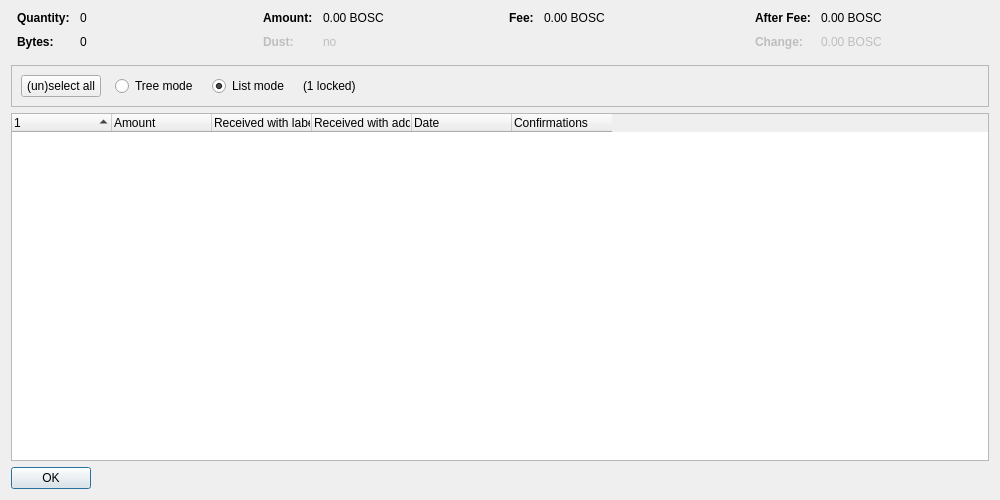
<?xml version="1.0" encoding="UTF-8"?>
<ui version="4.0">
 <class>CoinControlDialog</class>
 <widget class="QDialog" name="CoinControlDialog">
  <property name="geometry">
   <rect>
    <x>0</x>
    <y>0</y>
    <width>1000</width>
    <height>500</height>
   </rect>
  </property>
  <property name="windowTitle">
   <string>Coin Selection</string>
  </property>
  <layout class="QVBoxLayout" name="verticalLayout">
   <item>
    <layout class="QHBoxLayout" name="horizontalLayoutTop" stretch="0,0,0,0">
     <property name="topMargin">
      <number>0</number>
     </property>
     <property name="bottomMargin">
      <number>10</number>
     </property>
     <item>
      <layout class="QFormLayout" name="formLayoutCoinControl1">
       <property name="horizontalSpacing">
        <number>10</number>
       </property>
       <property name="verticalSpacing">
        <number>10</number>
       </property>
       <property name="leftMargin">
        <number>6</number>
       </property>
       <property name="rightMargin">
        <number>6</number>
       </property>
       <item row="0" column="0">
        <widget class="QLabel" name="labelCoinControlQuantityText">
         <property name="font">
          <font>
           <weight>75</weight>
           <bold>true</bold>
          </font>
         </property>
         <property name="text">
          <string>Quantity:</string>
         </property>
        </widget>
       </item>
       <item row="0" column="1">
        <widget class="QLabel" name="labelCoinControlQuantity">
         <property name="cursor">
          <cursorShape>IBeamCursor</cursorShape>
         </property>
         <property name="contextMenuPolicy">
          <enum>Qt::ActionsContextMenu</enum>
         </property>
         <property name="text">
          <string notr="true">0</string>
         </property>
         <property name="textInteractionFlags">
          <set>Qt::LinksAccessibleByMouse|Qt::TextSelectableByKeyboard|Qt::TextSelectableByMouse</set>
         </property>
        </widget>
       </item>
       <item row="1" column="0">
        <widget class="QLabel" name="labelCoinControlBytesText">
         <property name="font">
          <font>
           <weight>75</weight>
           <bold>true</bold>
          </font>
         </property>
         <property name="text">
          <string>Bytes:</string>
         </property>
        </widget>
       </item>
       <item row="1" column="1">
        <widget class="QLabel" name="labelCoinControlBytes">
         <property name="cursor">
          <cursorShape>IBeamCursor</cursorShape>
         </property>
         <property name="contextMenuPolicy">
          <enum>Qt::ActionsContextMenu</enum>
         </property>
         <property name="text">
          <string notr="true">0</string>
         </property>
         <property name="textInteractionFlags">
          <set>Qt::LinksAccessibleByMouse|Qt::TextSelectableByKeyboard|Qt::TextSelectableByMouse</set>
         </property>
        </widget>
       </item>
      </layout>
     </item>
     <item>
      <layout class="QFormLayout" name="formLayoutCoinControl2">
       <property name="horizontalSpacing">
        <number>10</number>
       </property>
       <property name="verticalSpacing">
        <number>10</number>
       </property>
       <property name="leftMargin">
        <number>6</number>
       </property>
       <property name="rightMargin">
        <number>6</number>
       </property>
       <item row="0" column="0">
        <widget class="QLabel" name="labelCoinControlAmountText">
         <property name="font">
          <font>
           <weight>75</weight>
           <bold>true</bold>
          </font>
         </property>
         <property name="text">
          <string>Amount:</string>
         </property>
        </widget>
       </item>
       <item row="0" column="1">
        <widget class="QLabel" name="labelCoinControlAmount">
         <property name="cursor">
          <cursorShape>IBeamCursor</cursorShape>
         </property>
         <property name="contextMenuPolicy">
          <enum>Qt::ActionsContextMenu</enum>
         </property>
         <property name="text">
          <string notr="true">0.00 BOSC</string>
         </property>
         <property name="textInteractionFlags">
          <set>Qt::LinksAccessibleByMouse|Qt::TextSelectableByKeyboard|Qt::TextSelectableByMouse</set>
         </property>
        </widget>
       </item>
       <item row="1" column="0">
        <widget class="QLabel" name="labelCoinControlLowOutputText">
         <property name="enabled">
          <bool>false</bool>
         </property>
         <property name="font">
          <font>
           <weight>75</weight>
           <bold>true</bold>
          </font>
         </property>
         <property name="text">
          <string>Dust:</string>
         </property>
        </widget>
       </item>
       <item row="1" column="1">
        <widget class="QLabel" name="labelCoinControlLowOutput">
         <property name="enabled">
          <bool>false</bool>
         </property>
         <property name="cursor">
          <cursorShape>IBeamCursor</cursorShape>
         </property>
         <property name="contextMenuPolicy">
          <enum>Qt::ActionsContextMenu</enum>
         </property>
         <property name="text">
          <string notr="true">no</string>
         </property>
         <property name="textInteractionFlags">
          <set>Qt::LinksAccessibleByMouse|Qt::TextSelectableByKeyboard|Qt::TextSelectableByMouse</set>
         </property>
        </widget>
       </item>
      </layout>
     </item>
     <item>
      <layout class="QFormLayout" name="formLayoutCoinControl3">
       <property name="horizontalSpacing">
        <number>10</number>
       </property>
       <property name="verticalSpacing">
        <number>10</number>
       </property>
       <property name="leftMargin">
        <number>6</number>
       </property>
       <property name="rightMargin">
        <number>6</number>
       </property>
       <item row="0" column="0">
        <widget class="QLabel" name="labelCoinControlFeeText">
         <property name="font">
          <font>
           <weight>75</weight>
           <bold>true</bold>
          </font>
         </property>
         <property name="text">
          <string>Fee:</string>
         </property>
        </widget>
       </item>
       <item row="0" column="1">
        <widget class="QLabel" name="labelCoinControlFee">
         <property name="cursor">
          <cursorShape>IBeamCursor</cursorShape>
         </property>
         <property name="contextMenuPolicy">
          <enum>Qt::ActionsContextMenu</enum>
         </property>
         <property name="text">
          <string notr="true">0.00 BOSC</string>
         </property>
         <property name="textInteractionFlags">
          <set>Qt::LinksAccessibleByMouse|Qt::TextSelectableByKeyboard|Qt::TextSelectableByMouse</set>
         </property>
        </widget>
       </item>
      </layout>
     </item>
     <item>
      <layout class="QFormLayout" name="formLayoutCoinControl4">
       <property name="horizontalSpacing">
        <number>10</number>
       </property>
       <property name="verticalSpacing">
        <number>10</number>
       </property>
       <property name="leftMargin">
        <number>6</number>
       </property>
       <property name="rightMargin">
        <number>6</number>
       </property>
       <item row="0" column="0">
        <widget class="QLabel" name="labelCoinControlAfterFeeText">
         <property name="font">
          <font>
           <weight>75</weight>
           <bold>true</bold>
          </font>
         </property>
         <property name="text">
          <string>After Fee:</string>
         </property>
        </widget>
       </item>
       <item row="0" column="1">
        <widget class="QLabel" name="labelCoinControlAfterFee">
         <property name="cursor">
          <cursorShape>IBeamCursor</cursorShape>
         </property>
         <property name="contextMenuPolicy">
          <enum>Qt::ActionsContextMenu</enum>
         </property>
         <property name="text">
          <string notr="true">0.00 BOSC</string>
         </property>
         <property name="textInteractionFlags">
          <set>Qt::LinksAccessibleByMouse|Qt::TextSelectableByKeyboard|Qt::TextSelectableByMouse</set>
         </property>
        </widget>
       </item>
       <item row="1" column="0">
        <widget class="QLabel" name="labelCoinControlChangeText">
         <property name="enabled">
          <bool>false</bool>
         </property>
         <property name="font">
          <font>
           <weight>75</weight>
           <bold>true</bold>
          </font>
         </property>
         <property name="text">
          <string>Change:</string>
         </property>
        </widget>
       </item>
       <item row="1" column="1">
        <widget class="QLabel" name="labelCoinControlChange">
         <property name="enabled">
          <bool>false</bool>
         </property>
         <property name="cursor">
          <cursorShape>IBeamCursor</cursorShape>
         </property>
         <property name="contextMenuPolicy">
          <enum>Qt::ActionsContextMenu</enum>
         </property>
         <property name="text">
          <string notr="true">0.00 BOSC</string>
         </property>
         <property name="textInteractionFlags">
          <set>Qt::LinksAccessibleByMouse|Qt::TextSelectableByKeyboard|Qt::TextSelectableByMouse</set>
         </property>
        </widget>
       </item>
      </layout>
     </item>
    </layout>
   </item>
   <item>
    <widget class="QFrame" name="frame">
     <property name="minimumSize">
      <size>
       <width>0</width>
       <height>40</height>
      </size>
     </property>
     <property name="frameShape">
      <enum>QFrame::StyledPanel</enum>
     </property>
     <property name="frameShadow">
      <enum>QFrame::Sunken</enum>
     </property>
     <layout class="QHBoxLayout" name="horizontalLayout">
      <item>
       <layout class="QHBoxLayout" name="horizontalLayoutPanel" stretch="0,0,0,0,0">
        <property name="spacing">
         <number>14</number>
        </property>
        <item>
         <widget class="QPushButton" name="pushButtonSelectAll">
          <property name="sizePolicy">
           <sizepolicy hsizetype="Maximum" vsizetype="Fixed">
            <horstretch>0</horstretch>
            <verstretch>0</verstretch>
           </sizepolicy>
          </property>
          <property name="text">
           <string>(un)select all</string>
          </property>
          <property name="autoDefault">
           <bool>false</bool>
          </property>
         </widget>
        </item>
        <item>
         <widget class="QRadioButton" name="radioTreeMode">
          <property name="sizePolicy">
           <sizepolicy hsizetype="Maximum" vsizetype="Fixed">
            <horstretch>0</horstretch>
            <verstretch>0</verstretch>
           </sizepolicy>
          </property>
          <property name="text">
           <string>Tree mode</string>
          </property>
         </widget>
        </item>
        <item>
         <widget class="QRadioButton" name="radioListMode">
          <property name="sizePolicy">
           <sizepolicy hsizetype="Maximum" vsizetype="Fixed">
            <horstretch>0</horstretch>
            <verstretch>0</verstretch>
           </sizepolicy>
          </property>
          <property name="text">
           <string>List mode</string>
          </property>
          <property name="checked">
           <bool>true</bool>
          </property>
         </widget>
        </item>
        <item>
         <widget class="QLabel" name="labelLocked">
          <property name="text">
           <string notr="true">(1 locked)</string>
          </property>
         </widget>
        </item>
        <item>
         <spacer name="horizontalSpacer">
          <property name="orientation">
           <enum>Qt::Horizontal</enum>
          </property>
          <property name="sizeHint" stdset="0">
           <size>
            <width>40</width>
            <height>20</height>
           </size>
          </property>
         </spacer>
        </item>
       </layout>
      </item>
     </layout>
    </widget>
   </item>
   <item>
    <widget class="CoinControlTreeWidget" name="treeWidget">
     <property name="contextMenuPolicy">
      <enum>Qt::CustomContextMenu</enum>
     </property>
     <property name="sortingEnabled">
      <bool>false</bool>
     </property>
     <property name="columnCount">
      <number>6</number>
     </property>
     <attribute name="headerShowSortIndicator" stdset="0">
      <bool>true</bool>
     </attribute>
     <attribute name="headerStretchLastSection">
      <bool>false</bool>
     </attribute>
     <column>
      <property name="text">
       <string/>
      </property>
     </column>
     <column>
      <property name="text">
       <string>Amount</string>
      </property>
     </column>
     <column>
      <property name="text">
       <string>Received with label</string>
      </property>
     </column>
     <column>
      <property name="text">
       <string>Received with address</string>
      </property>
     </column>
     <column>
      <property name="text">
       <string>Date</string>
      </property>
     </column>
     <column>
      <property name="text">
       <string>Confirmations</string>
      </property>
      <property name="toolTip">
       <string>Confirmed</string>
      </property>
     </column>
     <column>
      <property name="text">
       <string/>
      </property>
     </column>
     <column>
      <property name="text">
       <string/>
      </property>
     </column>
     <column>
      <property name="text">
       <string/>
      </property>
     </column>
     <column>
      <property name="text">
       <string/>
      </property>
     </column>
    </widget>
   </item>
   <item>
    <widget class="QDialogButtonBox" name="buttonBox">
     <property name="sizePolicy">
      <sizepolicy hsizetype="Maximum" vsizetype="Fixed">
       <horstretch>0</horstretch>
       <verstretch>0</verstretch>
      </sizepolicy>
     </property>
     <property name="orientation">
      <enum>Qt::Horizontal</enum>
     </property>
     <property name="standardButtons">
      <set>QDialogButtonBox::Ok</set>
     </property>
    </widget>
   </item>
  </layout>
 </widget>
 <customwidgets>
  <customwidget>
   <class>CoinControlTreeWidget</class>
   <extends>QTreeWidget</extends>
   <header>qt/coincontroltreewidget.h</header>
  </customwidget>
 </customwidgets>
 <resources/>
 <connections/>
</ui>
